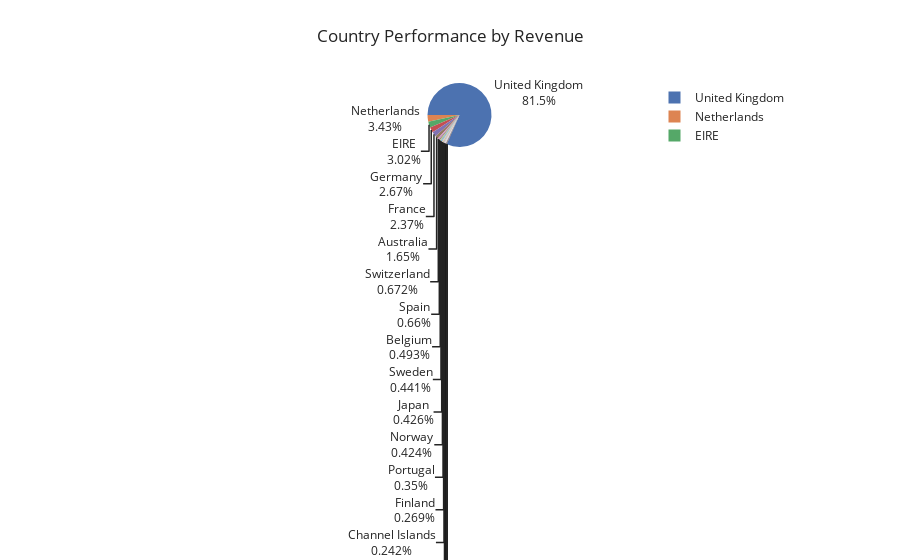

The notebook cell this image was saved under:
### Code cell
#Import plotly.express libraries for visualization
import plotly.express as px

# total bookings per market segment (incl. canceled)
segments=country_perform["Revenue"]

# pie plot
fig = px.pie(segments,
             values=segments.values,
             names=country_perform.index,
             title="Country Performance by Revenue",
             template="seaborn")
fig.update_traces(rotation=-90, textinfo="percent+label")
fig.show()

### Figure 1 — Plotly figure (JSON) as saved in the notebook; plotly's stock layout.template omitted (floating-point values rounded to 4 significant figures)
{"data": [{"domain": {"x": [0, 1], "y": [0, 1]}, "hovertemplate": "index=%{label}<br>value=%{value}<extra></extra>", "labels": [["Australia"], ["Austria"], ["Bahrain"], ["Belgium"], ["Brazil"], ["Canada"], ["Channel Islands"], ["Cyprus"], ["Czech Republic"], ["Denmark"], ["EIRE"], ["European Community"], ["Finland"], ["France"], ["Germany"], ["Greece"], ["Iceland"], ["Israel"], ["Italy"], ["Japan"], ["Lebanon"], ["Lithuania"], ["Malta"], ["Netherlands"], ["Norway"], ["Poland"], ["Portugal"], ["RSA"], ["Saudi Arabia"], ["Singapore"], ["Spain"], ["Sweden"], ["Switzerland"], ["USA"], ["United Arab Emirates"], ["United Kingdom"], ["Unspecified"]], "legendgroup": "", "name": "", "rotation": -90, "showlegend": true, "textinfo": "percent+label", "type": "pie", "values": [137100.0, 10150.0, 548.4, 40910.0, 1144.0, 3666.0, 20090.0, 12950.0, 707.7, 18770.0, 250300.0, 1292.0, 22330.0, 196700.0, 221700.0, 4711.0, 4310, 6994.0, 16890.0, 35340.0, 1694.0, 1661.0, 2505.0, 284700.0, 35160.0, 7213.0, 29060.0, 1002.0, 131.2, 9120.0, 54770.0, 36600.0, 55740.0, 1731.0, 1902.0, 6768000.0, 2667.0]}], "layout": {"legend": {"tracegroupgap": 0}, "title": {"text": "Country Performance by Revenue"}}}
